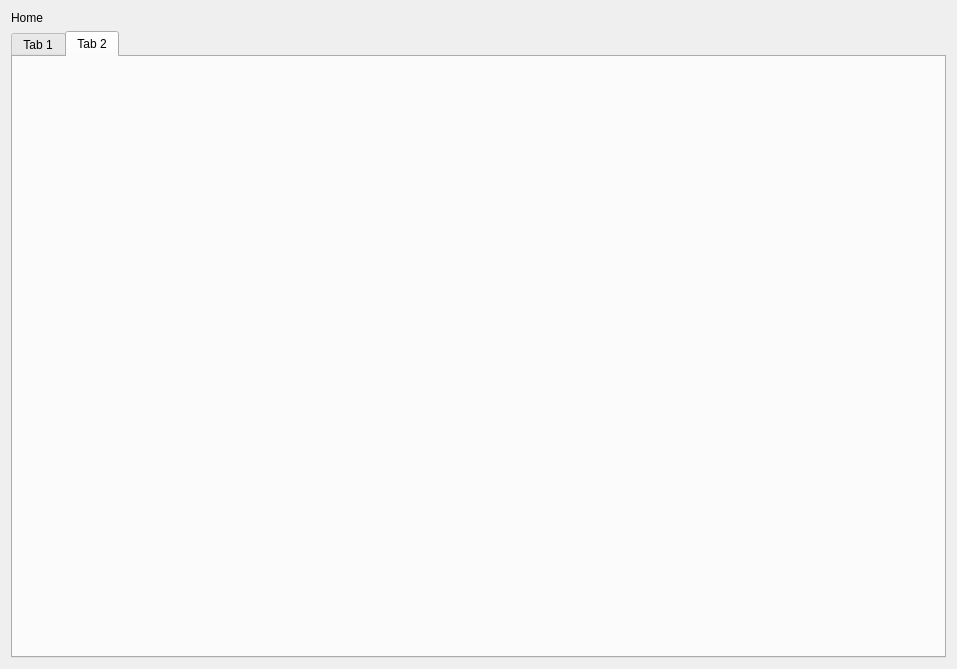
<?xml version="1.0" encoding="UTF-8"?>
<ui version="4.0">
 <class>RpaHomeWidget</class>
 <widget class="QWidget" name="RpaHomeWidget">
  <property name="geometry">
   <rect>
    <x>0</x>
    <y>0</y>
    <width>957</width>
    <height>669</height>
   </rect>
  </property>
  <property name="windowTitle">
   <string>Form</string>
  </property>
  <layout class="QGridLayout" name="gridLayout">
   <item row="0" column="0">
    <widget class="QLabel" name="label_2">
     <property name="styleSheet">
      <string notr="true">font: 20pt &quot;Arial&quot;;</string>
     </property>
     <property name="text">
      <string>Home</string>
     </property>
    </widget>
   </item>
   <item row="1" column="0">
    <widget class="QTabWidget" name="tabWidget">
     <property name="currentIndex">
      <number>1</number>
     </property>
     <widget class="QWidget" name="tab_5">
      <attribute name="title">
       <string>Tab 1</string>
      </attribute>
      <widget class="QTableWidget" name="tableWidget">
       <property name="geometry">
        <rect>
         <x>40</x>
         <y>180</y>
         <width>631</width>
         <height>181</height>
        </rect>
       </property>
       <row>
        <property name="text">
         <string>새 열</string>
        </property>
       </row>
       <row>
        <property name="text">
         <string>새 열</string>
        </property>
       </row>
       <row>
        <property name="text">
         <string>새 열</string>
        </property>
       </row>
       <row>
        <property name="text">
         <string>새 열</string>
        </property>
       </row>
       <row>
        <property name="text">
         <string>새 열</string>
        </property>
       </row>
       <row>
        <property name="text">
         <string>새 열</string>
        </property>
       </row>
       <row>
        <property name="text">
         <string>새 열</string>
        </property>
       </row>
       <row>
        <property name="text">
         <string>새 열</string>
        </property>
       </row>
       <row>
        <property name="text">
         <string>b</string>
        </property>
       </row>
       <column>
        <property name="text">
         <string>121111</string>
        </property>
       </column>
       <column>
        <property name="text">
         <string>11111</string>
        </property>
       </column>
       <item row="0" column="0">
        <property name="text">
         <string/>
        </property>
       </item>
      </widget>
     </widget>
     <widget class="QWidget" name="tab_6">
      <attribute name="title">
       <string>Tab 2</string>
      </attribute>
     </widget>
    </widget>
   </item>
  </layout>
 </widget>
 <resources/>
 <connections/>
</ui>
